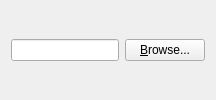
<?xml version="1.0" encoding="UTF-8"?>
<ui version="4.0">
 <class>Page1Location</class>
 <widget class="QWizardPage" name="Page1Location">
  <property name="windowTitle">
   <string>WizardPage</string>
  </property>
  <property name="title">
   <string>Repository Location</string>
  </property>
  <property name="subTitle">
   <string>Pick the folder where your repository will be located.</string>
  </property>
  <attribute name="pageId">
   <string notr="true">1</string>
  </attribute>
  <layout class="QVBoxLayout" name="verticalLayout">
   <item>
    <layout class="QHBoxLayout" name="horizontalLayout_2">
     <item>
      <widget class="QLineEdit" name="lineEditPath_2"/>
     </item>
     <item>
      <widget class="QPushButton" name="pushButtonBrowsePath_2">
       <property name="text">
        <string>&amp;Browse...</string>
       </property>
      </widget>
     </item>
    </layout>
   </item>
  </layout>
 </widget>
 <resources/>
 <connections/>
</ui>
